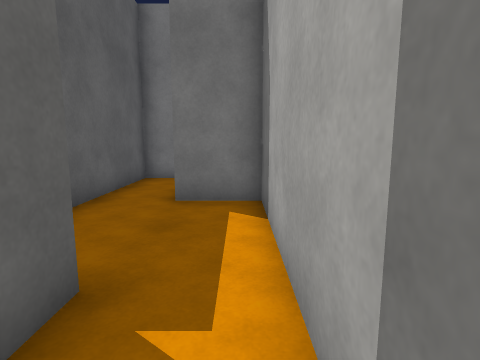
View 1 (above)

18 first-person views from a walk through a Unity game level. The camera is 1.4 m above the floor, tilts 8° down and sees 80° across. The floor is counted in squares, 1 m on a side. Each view is taken from the middle of a square. On the plan, view 1 faces up. The plan holds only what a view shows up to about 14 squares ahead; the rest is blank. The place goes on beyond the plan. Surface patterns are stand-ins for the level's own textures.

View 2
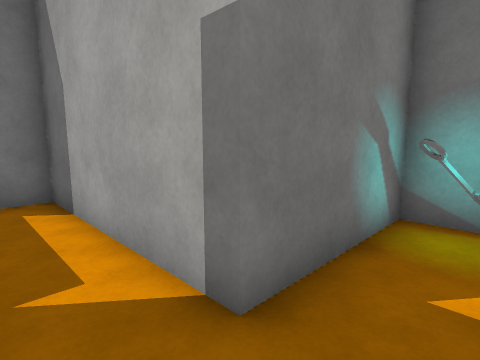

View 3
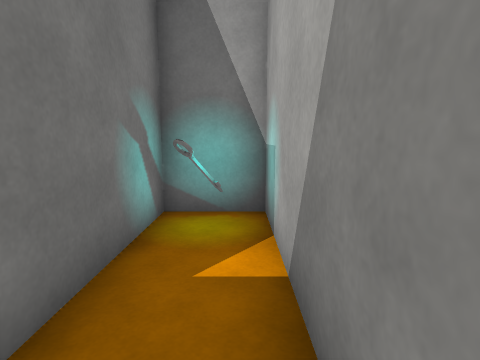

View 4
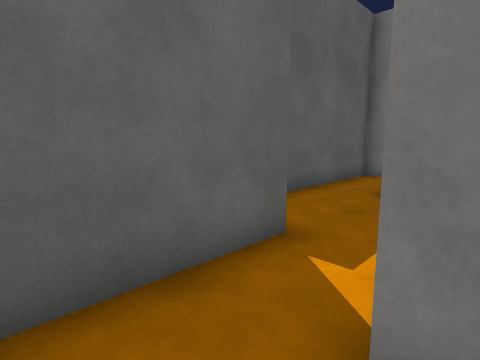

View 5
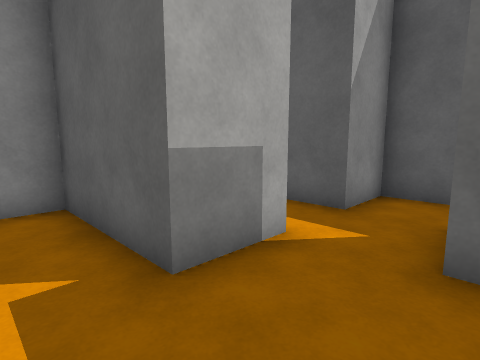

View 6
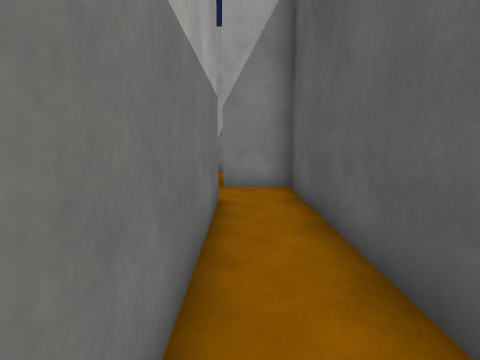

View 7
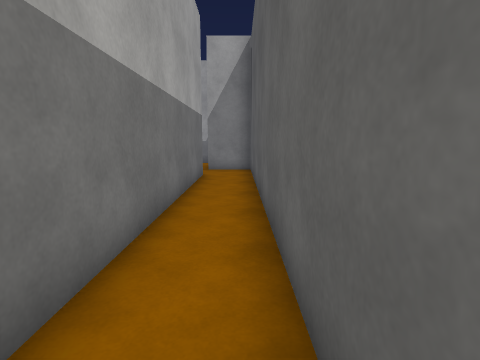

View 8
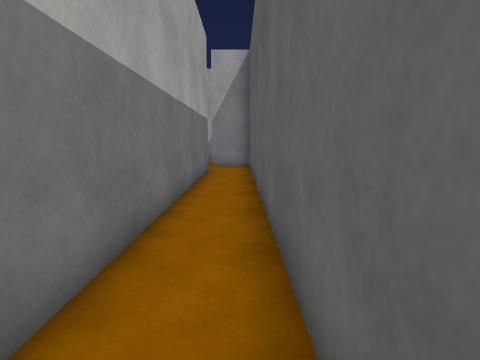

View 9
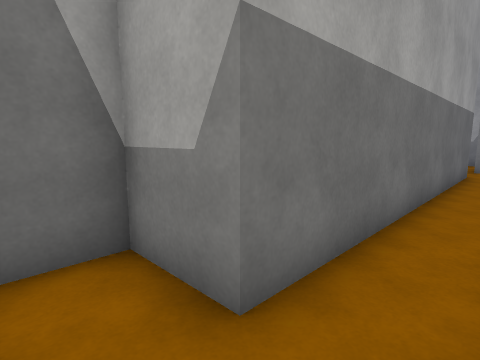

View 10
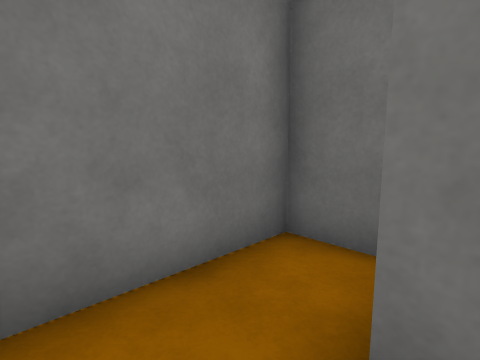

View 11
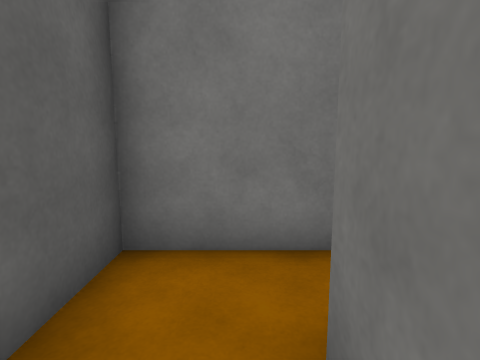

View 12
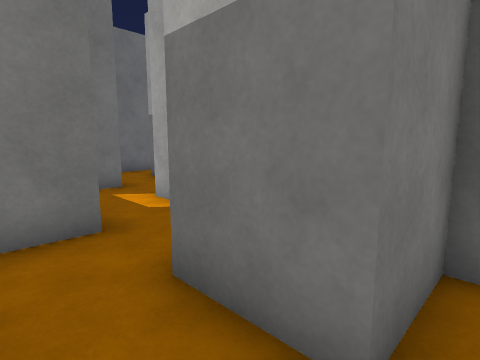

View 13
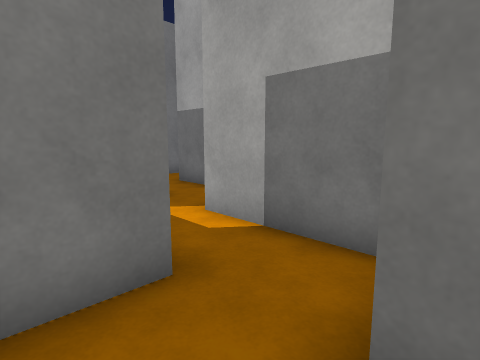

View 14
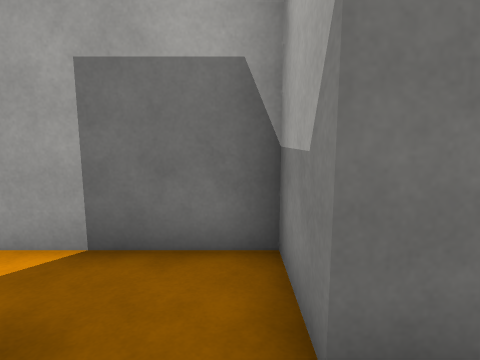

View 15
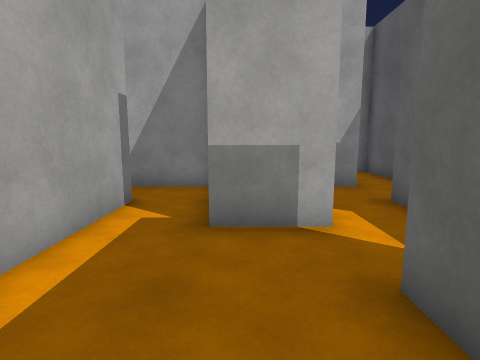

View 16
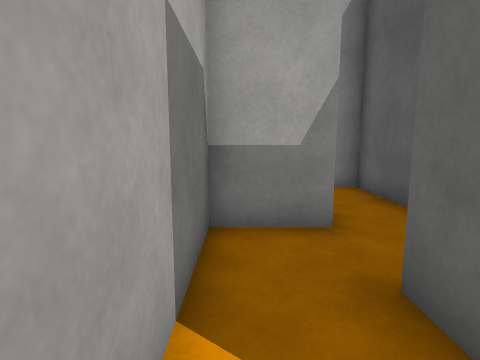

View 17
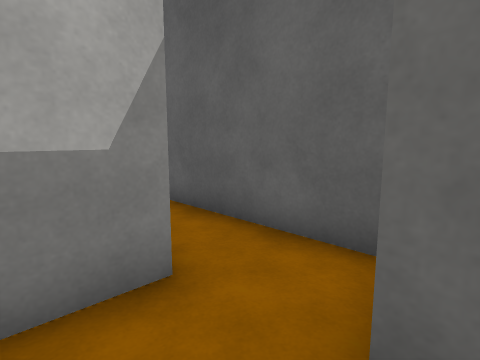

View 18
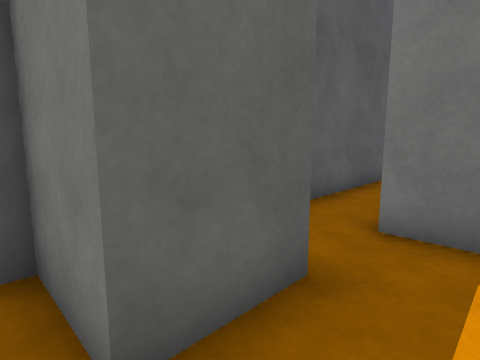

### Floor plan
Ten units are one square. View 1 is at (0, 0); x grows to the right and y downward. Boxes are objects, and circles mark ways between rooms. Rooms are numbered by the first view taken in them; rooms with no view inside come last. Other rooms are left out.
<svg viewBox="-80 -190 130 220">
<path fill="none" stroke="#000" d="M-15 -25 -15 15 45 15 45 -5 5 -5 5 -25M-35 -85 -35 -45M-42 -45 -55 -45 -55 -165 -35 -165 -35 -185 -75 -185 -75 -25 -55 -25M-35 -25 -15 -25M5 -25 5 -65 -15 -65 -15 -85M-14 -105 -35 -105 -35 -85M-15 -85 5 -85 5 -105M-56 15 -35 15 -35 -25M-55 -25 -55 -5 -75 -5 -75 15"/>
<rect x="35" y="-5" width="10" height="10" fill="#bbb"><title>key</title></rect>
<circle cx="-5" cy="-15" r="3" fill="#2a7"/>
<circle cx="-25" cy="-75" r="3" fill="#2a7"/>
<circle cx="-45" cy="-15" r="3" fill="#2a7"/>
<text x="10" y="0">1</text>
<text x="-60" y="-90">2</text>
<text x="-20" y="-100">3</text>
<text x="-50" y="0">4</text>
</svg>
Room 1 opens to room 2. Room 2 opens to room 3. Room 2 opens to room 4.

Where each view was taken, in squares from view 1:
view 1: 0 up, 0 right, facing up
view 2: 1 down, 1 left, facing up-right
view 3: 1 down, 1 left, facing right
view 4: 1 down, 1 right, facing up-left
view 5: 5 up, 0 right, facing down-left
view 6: 11 up, 6 left, facing down
view 7: 16 up, 7 left, facing down
view 8: 18 up, 7 left, facing down
view 9: 18 up, 7 left, facing down-right
view 10: 16 up, 7 left, facing up-right
view 11: 15 up, 6 left, facing up
view 12: 6 up, 3 left, facing up-right
view 13: 8 up, 3 left, facing up-right
view 14: 9 up, 3 left, facing right
view 15: 7 up, 2 left, facing down
view 16: 3 up, 4 left, facing down
view 17: 1 up, 4 left, facing down-left
view 18: 0 up, 4 left, facing up-left
